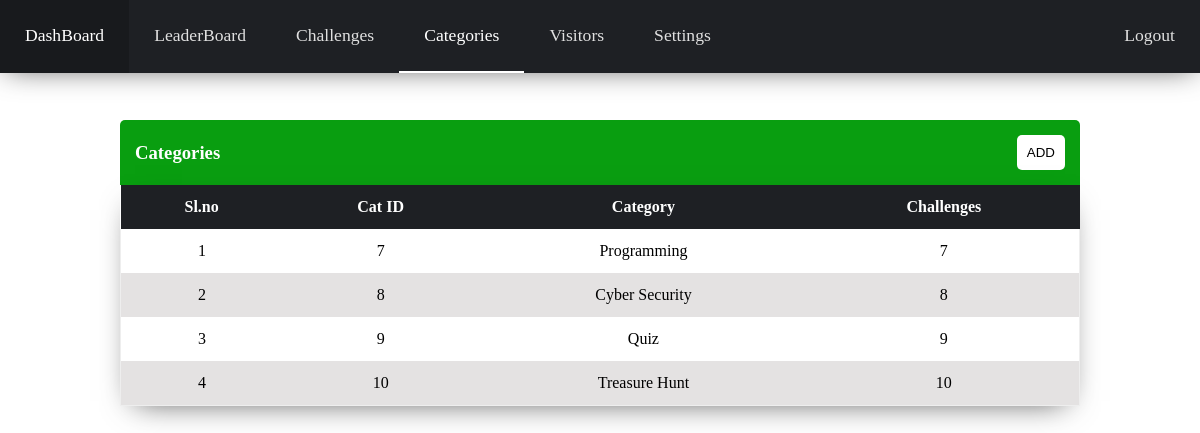
Before: /admin.php?p=categories (signed in) with the older database file.
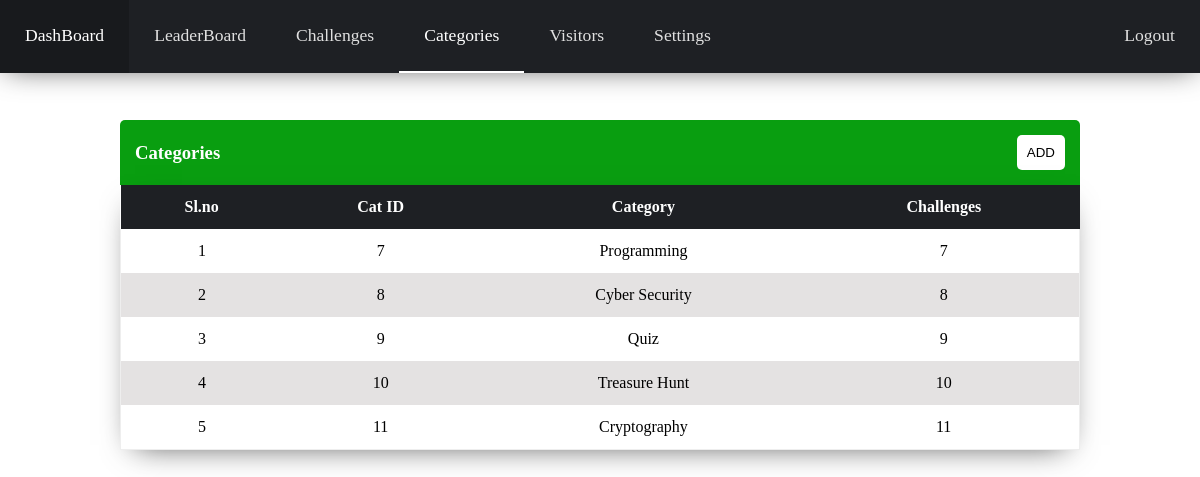
After: the same page with the newer database file.
### tables this page shows
CREATE TABLE `category` (
  `cat_id` int(10) NOT NULL AUTO_INCREMENT,
  `name` varchar(100) NOT NULL,
  PRIMARY KEY (`cat_id`),
  UNIQUE KEY `name` (`name`)
);

### admin/categories.php (the view, shortened to what this page needs)
<div class="admin-categories">
    <div class="container">
        <div class="toolbar">
            <h3>Categories</h3>
            <button id="btn-add-category">ADD</button>
        </div>
        <table>
            <tr class="head">
                <th>Sl.no</th>
                <th>Cat ID</th>
                <th>Category</th>
                <th>Challenges</th>
            </tr>
            <?php
                $sql = "select @a:=@a+1 sl_no, cat.cat_id, cat.name from category cat, (SELECT @a:= 0) AS a order by cat.cat_id";
                $result = mysqli_query($conn, $sql) or die(mysqli_error());
                $count = mysqli_num_rows($result);
                if ($count > 0) {
                    while ($row = mysqli_fetch_array($result, MYSQLI_ASSOC)) {
                        echo "<tr class='content'>";
                        echo "<td>".$row["sl_no"]."</td>";
                        echo "<td>".$row["cat_id"]."</td>";
                        echo "<td>".$row["name"]."</td>";
                        echo "<td>".$row["cat_id"]."</td>";
                        echo "</tr>";
                    }
                }
            ?>
        </table>
    </div>
</div>

Changed rows visible on the page:
added category: sl_no "5", cat_id "11", name "Cryptography"
